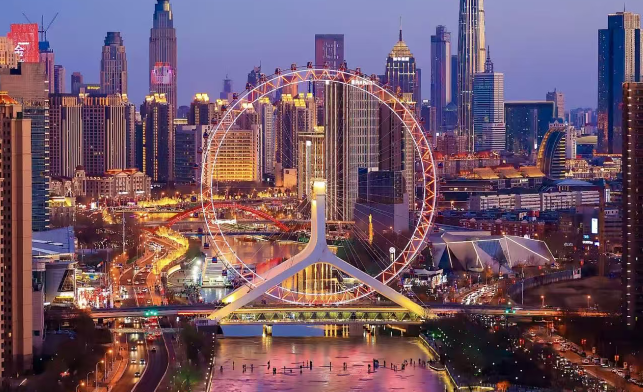
#> input picture images/landmarks/tianjin-eye.png, 1285 x 783 px (shown at 1/2 size)
$ python make_poster.py
#> lines starting #> are read from the running program, lines starting #| are printed output that depends on the picture; after the words box and inside, x2 and y2 are one past the last pixel; in counts of white or black regions, pixels touching at a corner belong together
#> in main, `wash = Image.new("RGBA", (W, H), (0, 0, 0, 0))`: wash: PIL image 1200x630 RGBA; every value is 0
# -*- coding: utf-8 -*-
"""Build a 1200x630 share poster that matches the Run Tianjin site style.

Design notes (mirrors styles.css):
  - warm paper background  #f5f2ee
  - deep navy ink          #102b52
  - orange accent          #d86b39
  - muted grey             #5d6570
  - tight negative letter-spacing on the big headline
  - a photo panel on the right, rounded corners, soft shadow
"""
import os

from PIL import Image, ImageDraw, ImageFilter, ImageFont, ImageOps

ROOT = os.path.dirname(os.path.dirname(os.path.abspath(__file__)))
OUT = os.path.join(ROOT, "run-tianjin-poster-1200x630.png")

W, H = 1200, 630

BG = (245, 242, 238)
INK = (16, 43, 82)
ORANGE = (216, 107, 57)
MUTED = (93, 101, 112)
LINE = (31, 36, 41, 36)
WHITE = (255, 255, 255)

FONT_DIR = "C:/Windows/Fonts"


def font(name, size):
    return ImageFont.truetype(os.path.join(FONT_DIR, name), size)


BOLD = "arialbd.ttf"
REG = "arial.ttf"


def rounded_photo(path, size, radius=26, centering=(0.5, 0.5)):
    """Load a photo, cover-crop it to size, and round the corners."""
#> called with path = 'images/landmarks/tianjin-eye.png', size = (470, 470), radius = 28, centering = (0.5, 0.45)
    img = Image.open(path).convert("RGB")
    img = ImageOps.fit(img, size, method=Image.Resampling.LANCZOS, centering=centering)
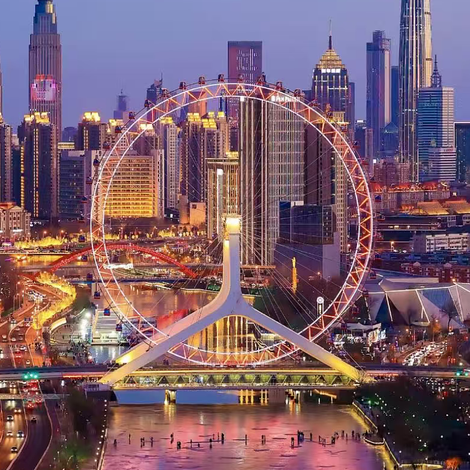
#> img: PIL image 470x470 RGB; mean R, G, B 124.3, 94.8, 108.1
    mask = Image.new("L", size, 0)
#> mask: PIL image 470x470 L; every value is 0
    ImageDraw.Draw(mask).rounded_rectangle((0, 0, size[0] - 1, size[1] - 1), radius=radius, fill=255)
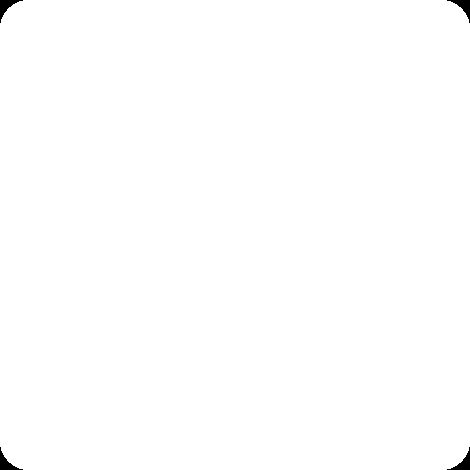
#> mask: PIL image 470x470 L; 99.7% white; 4 black regions, box (x1, y1, x2, y2) and area: (0, 0, 23, 23) 174, (447, 0, 470, 23) 174, (0, 447, 23, 470) 174, (447, 447, 470, 470) 174
    out = Image.new("RGBA", size, (0, 0, 0, 0))
#> out: PIL image 470x470 RGBA; every value is 0
    out.paste(img, (0, 0), mask)
    return out


def drop_shadow(layer, blur=22, offset=(0, 12), opacity=70):
    """Return a soft shadow image for a given RGBA layer."""
#> called with blur = 26, offset = (0, 16), opacity = 80
    alpha = layer.split()[-1]
    shadow = Image.new("RGBA", layer.size, (16, 43, 82, opacity))
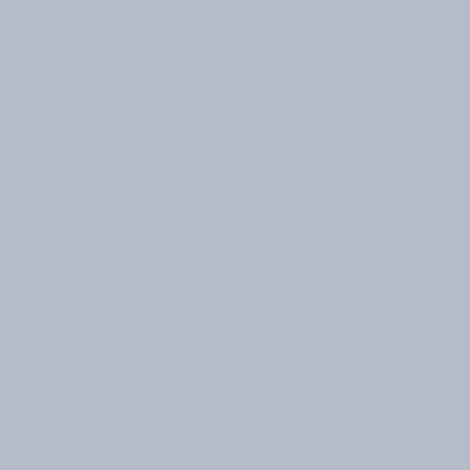
#> shadow: PIL image 470x470 RGBA; mean R, G, B, A 16, 43, 82, 80; transparent parts drawn white
    shadow.putalpha(alpha)
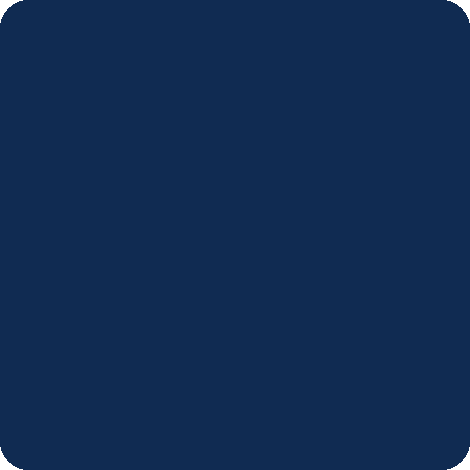
#> shadow: PIL image 470x470 RGBA; mean R, G, B, A 16, 43, 82, 254.2; transparent parts drawn white
    canvas = Image.new("RGBA", (layer.size[0] + blur * 4, layer.size[1] + blur * 4), (0, 0, 0, 0))
#> canvas: PIL image 574x574 RGBA; every value is 0
    canvas.paste(shadow, (blur * 2 + offset[0], blur * 2 + offset[1]), shadow)
    return canvas.filter(ImageFilter.GaussianBlur(blur))
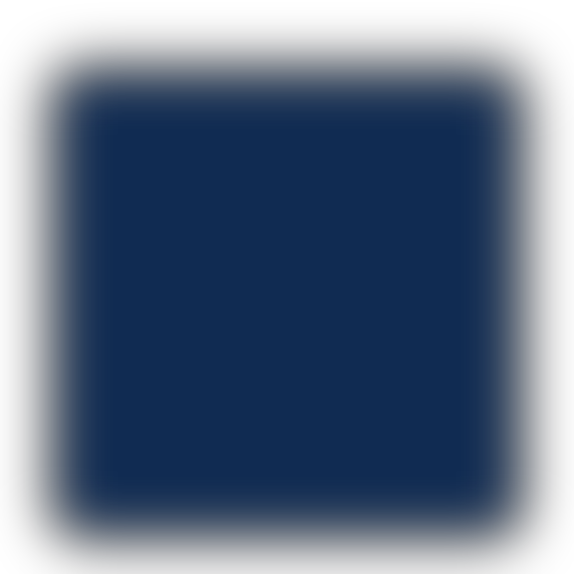
#> returned value: PIL image 574x574 RGBA; mean R, G, B, A 10.7, 28.7, 54.7, 170.1; transparent parts drawn white


def main():
    canvas = Image.new("RGBA", (W, H), BG + (255,))

    # --- subtle warm wash in the top-left, like the site's paper feel ---
    wash = Image.new("RGBA", (W, H), (0, 0, 0, 0))
    wd = ImageDraw.Draw(wash)
    wd.ellipse((-260, -320, 620, 420), fill=(255, 255, 255, 120))
    canvas = Image.alpha_composite(canvas, wash.filter(ImageFilter.GaussianBlur(90)))

    # --- photo panel on the right ---
    photo_w, photo_h = 470, 470
    photo_x, photo_y = W - photo_w - 62, (H - photo_h) // 2
    photo = rounded_photo(
        os.path.join(ROOT, "images", "landmarks", "tianjin-eye.png"),
        (photo_w, photo_h),
        radius=28,
        centering=(0.5, 0.45),
    )
    shadow = drop_shadow(photo, blur=26, offset=(0, 16), opacity=80)
    canvas.alpha_composite(shadow, (photo_x - 52, photo_y - 52))
#> canvas: PIL image 1200x630 RGBA
    canvas.alpha_composite(photo, (photo_x, photo_y))
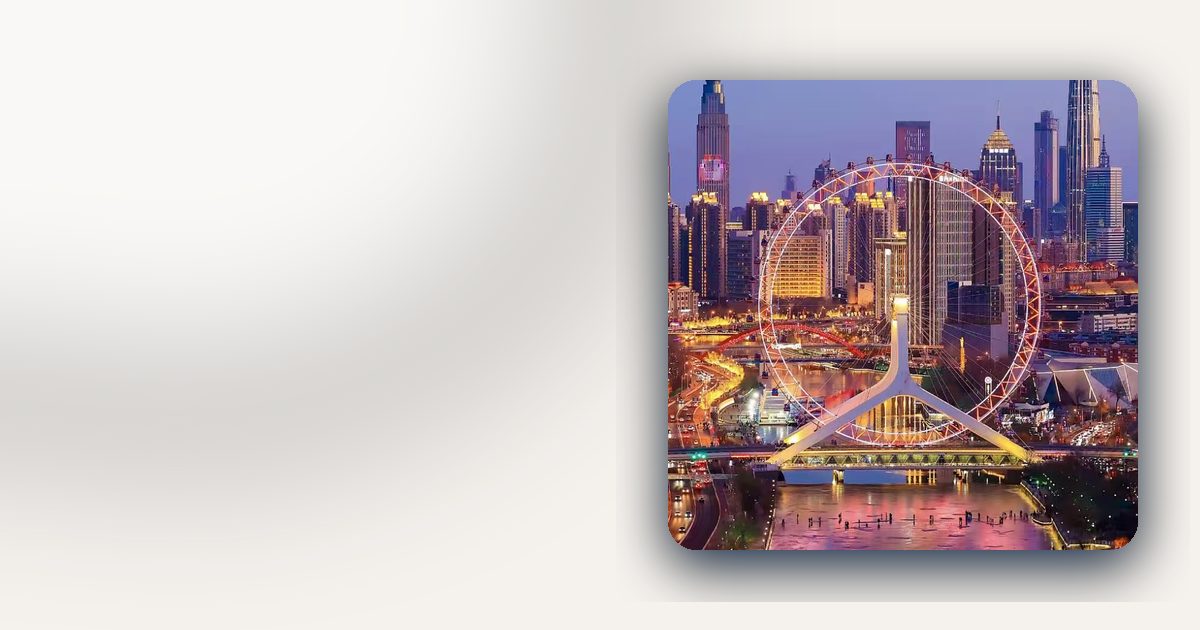
#> canvas: PIL image 1200x630 RGBA; mean R, G, B, A 198.2, 188.2, 190.2, 255

    draw = ImageDraw.Draw(canvas)

    # --- left column ---
    x = 72

    # eyebrow
    draw.text((x, 96), "TIANJIN RUNNING GUIDE", font=font(BOLD, 19), fill=ORANGE)

    # headline
    draw.text((x, 132), "Run", font=font(BOLD, 104), fill=INK)
    draw.text((x, 232), "Tianjin.", font=font(BOLD, 104), fill=INK)

    # accent rule
    draw.rounded_rectangle((x, 356, x + 96, 362), radius=3, fill=ORANGE)

    # supporting line
    draw.text(
        (x, 386),
        "Riverside paths, park loops and coastal runs —",
        font=font(REG, 25),
        fill=MUTED,
    )
    draw.text(
        (x, 420),
        "four routes built for everyday movement.",
        font=font(REG, 25),
        fill=MUTED,
    )

    # --- stat row ---
    stats = [("4", "route zones"), ("3–8 km", "route length"), ("Daily", "easy access")]
    sx = x
    sy = 486
    for value, label in stats:
        vf = font(BOLD, 34)
        lf = font(REG, 17)
        draw.text((sx, sy), value, font=vf, fill=INK)
        vw = draw.textlength(value, font=vf)
        draw.text((sx, sy + 42), label, font=lf, fill=MUTED)
        sx += max(vw, draw.textlength(label, font=lf)) + 46
#> this loop made 3 passes
#> (vw, sx) on passes 1 to 3: (21.62, 217.8), (123.9, 387.6), (86.05, 536.1)
#> after the loop, sx = 536.1

    # --- footer ---
    draw.line((x, H - 62, W - 62, H - 62), fill=(31, 36, 41, 30), width=1)
    draw.text((x, H - 46), "Run Tianjin", font=font(BOLD, 17), fill=INK)
    draw.text((W - 62 - 168, H - 46), "Best routes in Tianjin", font=font(REG, 17), fill=MUTED)

    canvas.convert("RGB").save(OUT, "PNG", optimize=True)
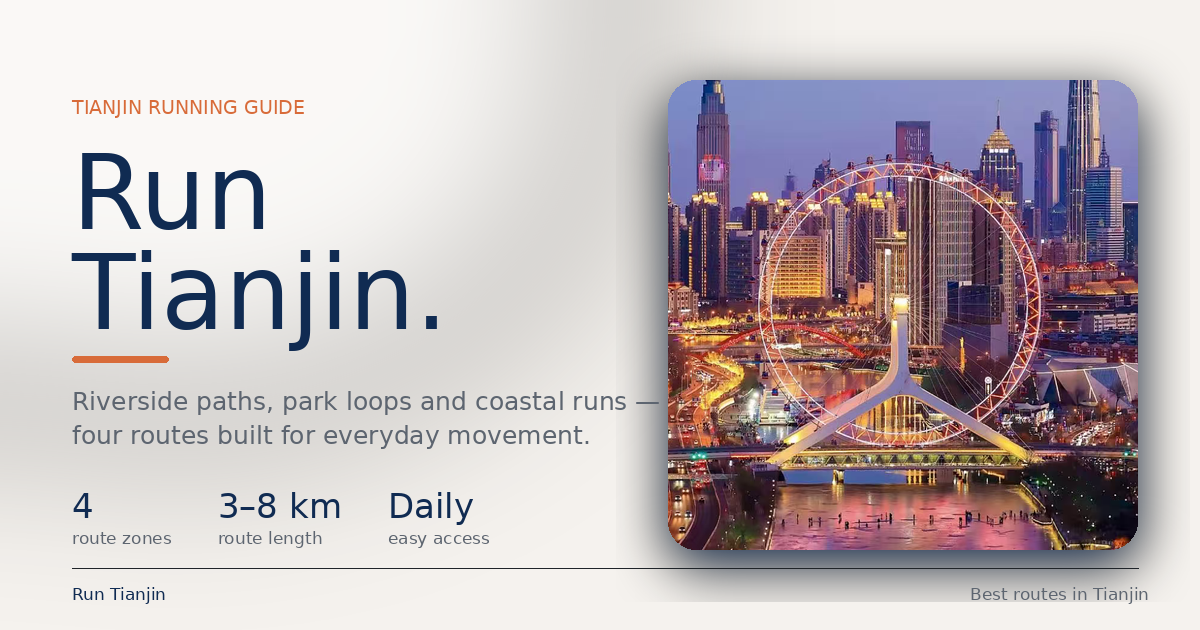
#> saved as run-tianjin-poster-1200x630.png: PIL image 1200x630 RGB; mean R, G, B 192.6, 183, 185.8
    print("saved", OUT, canvas.size)
#| saved run-tianjin-poster-1200x630.png (1200, 630)


if __name__ == "__main__":
    main()
